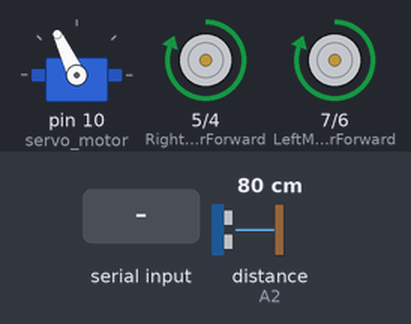
Bench run of a sketch on a simulated Arduino Uno, built with avr-gcc and run on an emulated ATmega328P. Shown: servo, motor-driver pin pairs drawn as motors (green arrow = first pin HIGH = forward, orange = second pin HIGH = backward, longer = more drive). The inputs (shaded band) are chosen by the test bench; at power-on: distance to the obstacle (sensor on A2) 80 cm. The echo pulse lasts 58.3 µs per cm.

Above: at 3.9 s.
4.0 s: distance to the obstacle (sensor on A2) set to 48 cm
5.5 s: distance to the obstacle (sensor on A2) set to 41 cm
At 6.8 s:
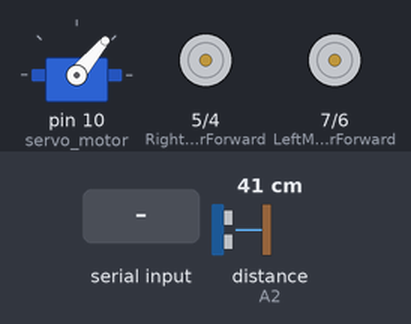
8.5 s: "R" received over Serial
11.5 s: distance to the obstacle (sensor on A2) set to 60 cm
At 11.92 s:
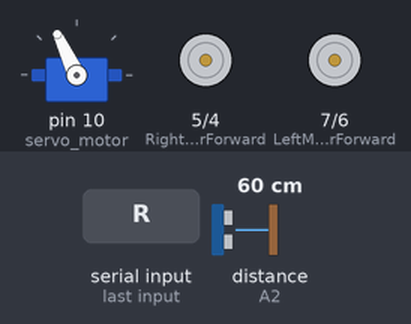
13.8 s: "L" received over Serial
At 14.0 s:
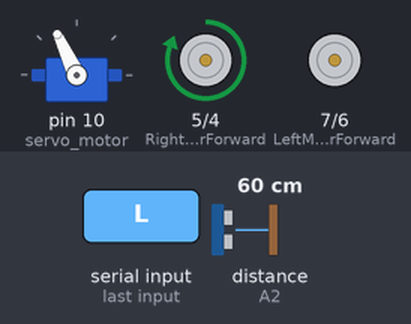
15.6 s: distance to the obstacle (sensor on A2) set to 2 cm
At 18.1 s:
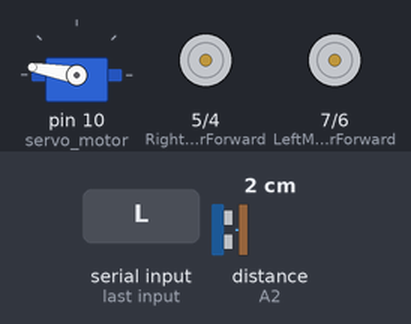
Timing chart, 0 to 19.6 s (numbered marks = the images above; inputs shaded):
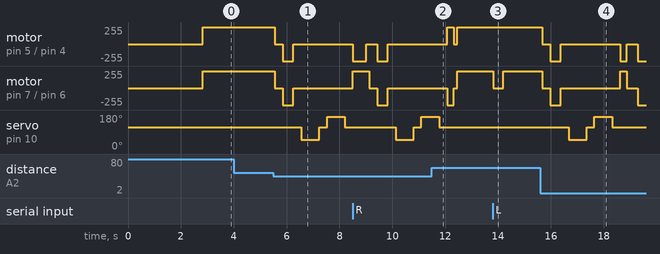

The sketch:

obstacle.ino
```cpp
#include <Servo.h>
#include <NewPing.h>

const int LeftMotorForward = 7;
const int LeftMotorBackward = 6;
const int RightMotorForward = 5;
const int RightMotorBackward = 4;

#define trig_pin A1
#define echo_pin A2

NewPing sonar(trig_pin, echo_pin);

Servo servo_motor;

void setup() {
  pinMode(RightMotorForward, OUTPUT);
  pinMode(LeftMotorForward, OUTPUT);
  pinMode(LeftMotorBackward, OUTPUT);
  pinMode(RightMotorBackward, OUTPUT);

  servo_motor.attach(10);
  servo_motor.write(115);

  Serial.begin(115200);

  delay(2000);
  readPing(); // Read initial ping
  delay(100);
  readPing();
  delay(100);
  readPing();
  delay(100);
  readPing();
  delay(100);
}

void loop() {
  if (Serial.available() > 0) {
    char command = Serial.read();
    switch (command) {
      case 'F':
        moveForward();
        break;
      case 'B':
        moveBackward();
        break;
      case 'R':
        turnRight();
        break;
      case 'L':
        turnLeft();
        break;
      // Add more cases as needed
    }
  }

  int distanceRight = 0;
  int distanceLeft = 0;
  delay(50);

  if (readPing() <= 45) {
    moveStop();
    delay(300);
    moveBackward();
    delay(400);
    moveStop();
    delay(300);
    distanceRight = lookRight();
    delay(300);
    distanceLeft = lookLeft();
    delay(300);

    if (distanceRight >= distanceLeft) {
      turnRight();
      moveStop();
    } else {
      turnLeft();
      moveStop();
    }
  } else {
    moveForward();
  }
}

int lookRight() {
  servo_motor.write(50);
  delay(500);
  int distance = readPing();
  delay(100);
  servo_motor.write(115);
  return distance;
}

int lookLeft() {
  servo_motor.write(170);
  delay(500);
  int distance = readPing();
  delay(100);
  servo_motor.write(115);
  return distance;
}

int readPing() {
  delay(70);
  int cm = sonar.ping_cm();
  if (cm == 0) {
    cm = 250;
  }
  return cm;
}

void moveStop() {
  digitalWrite(RightMotorForward, LOW);
  digitalWrite(LeftMotorForward, LOW);
  digitalWrite(RightMotorBackward, LOW);
  digitalWrite(LeftMotorBackward, LOW);
}

void moveForward() {
  digitalWrite(LeftMotorForward, HIGH);
  digitalWrite(RightMotorForward, HIGH);
  digitalWrite(LeftMotorBackward, LOW);
  digitalWrite(RightMotorBackward, LOW);
}

void moveBackward() {
  digitalWrite(LeftMotorBackward, HIGH);
  digitalWrite(RightMotorBackward, HIGH);
  digitalWrite(LeftMotorForward, LOW);
  digitalWrite(RightMotorForward, LOW);
}

void turnRight() {
  digitalWrite(LeftMotorForward, HIGH);
  digitalWrite(RightMotorBackward, HIGH);
  delay(250);
  digitalWrite(LeftMotorForward, HIGH);
  digitalWrite(RightMotorForward, HIGH);
}

void turnLeft() {
  digitalWrite(LeftMotorBackward, HIGH);
  digitalWrite(RightMotorForward, HIGH);
  delay(250);
  digitalWrite(LeftMotorForward, HIGH);
  digitalWrite(RightMotorForward, HIGH);
}
```

Measured:
- the behaviour switches between 45 and 44 cm on distance to the obstacle (sensor on A2) (found by bisection; images 0 and 1)
- after the input at 4.0 s, every drawn part: stays the same
- after the input at 5.5 s, motor on pin 5 (RightMotorForward) / pin 4 (RightMotorBackward), motor on pin 7 (LeftMotorForward) / pin 6 (LeftMotorBackward): forward 255/255 → stopped after 0.06 s, → backward 255/255 0.30 s later, → stopped 0.40 s later
- after the input at 11.5 s, servo on pin 10 (servo_motor): goes on until 11.8 s, then stays 115°
- after the input at 13.8 s, motor on pin 7 (LeftMotorForward) / pin 6 (LeftMotorBackward): forward 255/255 → stopped at once, → forward 255/255 0.37 s later
